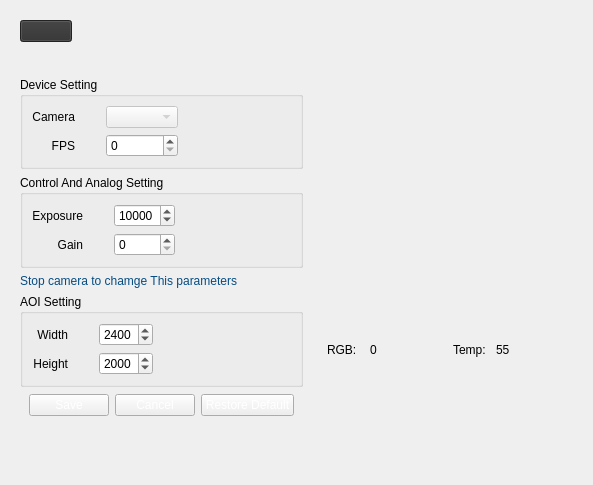
             <widget class="QWidget" name="settingpage_camera_tab">
              <attribute name="title">
               <string>Camera</string>
              </attribute>
              <layout class="QHBoxLayout" name="horizontalLayout_15">
               <item>
                <widget class="QFrame" name="settingpage_camera_left_side">
                 <property name="styleSheet">
                  <string notr="true"/>
                 </property>
                 <layout class="QVBoxLayout" name="camera_setting_lef_side">
                  <item>
                   <widget class="QFrame" name="settingpage_connection_buttons_frame">
                    <property name="styleSheet">
                     <string notr="true">QPushButton{
	width: 50px;
	min-width: 50px;
	max-width: 50px;
	background-color:rgb(48, 48, 48);
}

QPushButton:hover{
	background-color:rgb(70, 70, 70);
}

#settingpage_connection_buttons_frame
{
	margin-bottom: 20px;
}

QPushButton:disabled {
background-color:rgb(175, 175, 175);
}</string>
                    </property>
                    <layout class="QHBoxLayout" name="horizontalLayout_18">
                     <property name="leftMargin">
                      <number>0</number>
                     </property>
                     <property name="topMargin">
                      <number>0</number>
                     </property>
                     <item>
                      <widget class="QPushButton" name="settingpage_camera_start_btn">
                       <property name="styleSheet">
                        <string notr="true"/>
                       </property>
                       <property name="text">
                        <string/>
                       </property>
                       <property name="icon">
                        <iconset resource="Assets.qrc">
                         <normaloff>:/assets/Assets/icons/play-48.png</normaloff>:/assets/Assets/icons/play-48.png</iconset>
                       </property>
                       <property name="iconSize">
                        <size>
                         <width>30</width>
                         <height>30</height>
                        </size>
                       </property>
                      </widget>
                     </item>
                     <item>
                      <spacer name="horizontalSpacer_8">
                       <property name="orientation">
                        <enum>Qt::Horizontal</enum>
                       </property>
                       <property name="sizeHint" stdset="0">
                        <size>
                         <width>40</width>
                         <height>20</height>
                        </size>
                       </property>
                      </spacer>
                     </item>
                    </layout>
                   </widget>
                  </item>
                  <item>
                   <widget class="QGroupBox" name="settingpage_camera_device_group">
                    <property name="layoutDirection">
                     <enum>Qt::LeftToRight</enum>
                    </property>
                    <property name="autoFillBackground">
                     <bool>false</bool>
                    </property>
                    <property name="title">
                     <string>Device Setting</string>
                    </property>
                    <layout class="QGridLayout" name="gridLayout_7">
                     <item row="0" column="3">
                      <spacer name="horizontalSpacer_12">
                       <property name="orientation">
                        <enum>Qt::Horizontal</enum>
                       </property>
                       <property name="sizeHint" stdset="0">
                        <size>
                         <width>40</width>
                         <height>20</height>
                        </size>
                       </property>
                      </spacer>
                     </item>
                     <item row="0" column="0">
                      <widget class="QLabel" name="settingpage_camera_device_lbl">
                       <property name="text">
                        <string>Camera</string>
                       </property>
                       <property name="alignment">
                        <set>Qt::AlignRight|Qt::AlignTrailing|Qt::AlignVCenter</set>
                       </property>
                      </widget>
                     </item>
                     <item row="1" column="0">
                      <widget class="QLabel" name="settingpage_camera_fps_lbl">
                       <property name="text">
                        <string>FPS</string>
                       </property>
                       <property name="alignment">
                        <set>Qt::AlignRight|Qt::AlignTrailing|Qt::AlignVCenter</set>
                       </property>
                      </widget>
                     </item>
                     <item row="0" column="2">
                      <widget class="QComboBox" name="settingpage_camera_device_combobox">
                       <property name="enabled">
                        <bool>false</bool>
                       </property>
                      </widget>
                     </item>
                     <item row="1" column="2">
                      <widget class="QSpinBox" name="settingpage_camera_fps_spinbox">
                       <property name="enabled">
                        <bool>true</bool>
                       </property>
                      </widget>
                     </item>
                     <item row="0" column="1">
                      <spacer name="horizontalSpacer_33">
                       <property name="orientation">
                        <enum>Qt::Horizontal</enum>
                       </property>
                       <property name="sizeType">
                        <enum>QSizePolicy::Maximum</enum>
                       </property>
                       <property name="sizeHint" stdset="0">
                        <size>
                         <width>25</width>
                         <height>20</height>
                        </size>
                       </property>
                      </spacer>
                     </item>
                    </layout>
                   </widget>
                  </item>
                  <item>
                   <widget class="QGroupBox" name="settingpage_camera_control_group">
                    <property name="title">
                     <string>Control And Analog Setting</string>
                    </property>
                    <layout class="QGridLayout" name="gridLayout_8">
                     <item row="0" column="0">
                      <widget class="QLabel" name="settingpage_camera_exposure_lbl">
                       <property name="text">
                        <string>Exposure</string>
                       </property>
                       <property name="alignment">
                        <set>Qt::AlignRight|Qt::AlignTrailing|Qt::AlignVCenter</set>
                       </property>
                      </widget>
                     </item>
                     <item row="0" column="2">
                      <widget class="QSpinBox" name="settingpage_camera_exposure_spinbox">
                       <property name="maximum">
                        <number>20000</number>
                       </property>
                       <property name="value">
                        <number>10000</number>
                       </property>
                      </widget>
                     </item>
                     <item row="0" column="3">
                      <spacer name="horizontalSpacer_13">
                       <property name="orientation">
                        <enum>Qt::Horizontal</enum>
                       </property>
                       <property name="sizeHint" stdset="0">
                        <size>
                         <width>40</width>
                         <height>20</height>
                        </size>
                       </property>
                      </spacer>
                     </item>
                     <item row="1" column="0">
                      <widget class="QLabel" name="settingpage_camera_gain_lbl">
                       <property name="text">
                        <string>Gain</string>
                       </property>
                       <property name="alignment">
                        <set>Qt::AlignRight|Qt::AlignTrailing|Qt::AlignVCenter</set>
                       </property>
                      </widget>
                     </item>
                     <item row="1" column="2">
                      <widget class="QSpinBox" name="settingpage_camera_gain_spinbox"/>
                     </item>
                     <item row="0" column="1">
                      <spacer name="horizontalSpacer_34">
                       <property name="orientation">
                        <enum>Qt::Horizontal</enum>
                       </property>
                       <property name="sizeType">
                        <enum>QSizePolicy::Maximum</enum>
                       </property>
                       <property name="sizeHint" stdset="0">
                        <size>
                         <width>25</width>
                         <height>20</height>
                        </size>
                       </property>
                      </spacer>
                     </item>
                    </layout>
                   </widget>
                  </item>
                  <item>
                   <widget class="QLabel" name="label_69">
                    <property name="styleSheet">
                     <string notr="true">max-width: 16666px;
color: rgb(6, 76, 130);</string>
                    </property>
                    <property name="text">
                     <string>Stop camera to chamge This parameters</string>
                    </property>
                   </widget>
                  </item>
                  <item>
                   <widget class="QGroupBox" name="settingpage_camera_AOI_group">
                    <property name="title">
                     <string>AOI Setting</string>
                    </property>
                    <layout class="QGridLayout" name="gridLayout_6">
                     <item row="1" column="0">
                      <widget class="QLabel" name="settingpage_camera_width_lbl">
                       <property name="text">
                        <string>Width</string>
                       </property>
                       <property name="alignment">
                        <set>Qt::AlignRight|Qt::AlignTrailing|Qt::AlignVCenter</set>
                       </property>
                      </widget>
                     </item>
                     <item row="2" column="2">
                      <widget class="QSpinBox" name="settingpage_camera_height_spinbox">
                       <property name="maximum">
                        <number>5000</number>
                       </property>
                       <property name="value">
                        <number>2000</number>
                       </property>
                      </widget>
                     </item>
                     <item row="1" column="2">
                      <widget class="QSpinBox" name="settingpage_camera_width_spinbox">
                       <property name="maximum">
                        <number>5000</number>
                       </property>
                       <property name="singleStep">
                        <number>10</number>
                       </property>
                       <property name="value">
                        <number>2400</number>
                       </property>
                      </widget>
                     </item>
                     <item row="2" column="0">
                      <widget class="QLabel" name="settingpage_camera_height_lbl">
                       <property name="text">
                        <string>Height</string>
                       </property>
                       <property name="alignment">
                        <set>Qt::AlignRight|Qt::AlignTrailing|Qt::AlignVCenter</set>
                       </property>
                      </widget>
                     </item>
                     <item row="1" column="3">
                      <spacer name="horizontalSpacer_14">
                       <property name="orientation">
                        <enum>Qt::Horizontal</enum>
                       </property>
                       <property name="sizeHint" stdset="0">
                        <size>
                         <width>40</width>
                         <height>20</height>
                        </size>
                       </property>
                      </spacer>
                     </item>
                     <item row="1" column="1">
                      <spacer name="horizontalSpacer_35">
                       <property name="orientation">
                        <enum>Qt::Horizontal</enum>
                       </property>
                       <property name="sizeType">
                        <enum>QSizePolicy::Maximum</enum>
                       </property>
                       <property name="sizeHint" stdset="0">
                        <size>
                         <width>25</width>
                         <height>20</height>
                        </size>
                       </property>
                      </spacer>
                     </item>
                    </layout>
                   </widget>
                  </item>
                  <item>
                   <widget class="QFrame" name="horizontalFrame_2">
                    <property name="styleSheet">
                     <string notr="true">QPushButton{

	color: #ffffff;

}</string>
                    </property>
                    <layout class="QHBoxLayout" name="settingpage_camera_connect_groupe">
                     <property name="topMargin">
                      <number>1</number>
                     </property>
                     <item>
                      <widget class="QPushButton" name="settingpage_camera_save_btn">
                       <property name="text">
                        <string>Save</string>
                       </property>
                      </widget>
                     </item>
                     <item>
                      <widget class="QPushButton" name="settingpage_camera_cancel_btn">
                       <property name="text">
                        <string>Cancel</string>
                       </property>
                      </widget>
                     </item>
                     <item>
                      <widget class="QPushButton" name="settingpage_camera_restore_btn">
                       <property name="text">
                        <string>Restore Default</string>
                       </property>
                      </widget>
                     </item>
                    </layout>
                   </widget>
                  </item>
                  <item>
                   <spacer name="verticalSpacer_5">
                    <property name="orientation">
                     <enum>Qt::Vertical</enum>
                    </property>
                    <property name="sizeHint" stdset="0">
                     <size>
                      <width>20</width>
                      <height>40</height>
                     </size>
                    </property>
                   </spacer>
                  </item>
                 </layout>
                </widget>
               </item>
               <item>
                <layout class="QVBoxLayout" name="settingpage_camera_right_side">
                 <item>
                  <widget class="QLabel" name="settingpage_camera_live_lbl">
                   <property name="minimumSize">
                    <size>
                     <width>10</width>
                     <height>0</height>
                    </size>
                   </property>
                   <property name="maximumSize">
                    <size>
                     <width>810</width>
                     <height>800</height>
                    </size>
                   </property>
                   <property name="toolTipDuration">
                    <number>-2</number>
                   </property>
                   <property name="styleSheet">
                    <string notr="true">min-width : 0;
max-width : 800px;
max-height : 800px;
</string>
                   </property>
                   <property name="text">
                    <string/>
                   </property>
                   <property name="pixmap">
                    <pixmap resource="Assets.qrc">:/assets/Assets/images/camera-error-500.png</pixmap>
                   </property>
                   <property name="scaledContents">
                    <bool>false</bool>
                   </property>
                   <property name="alignment">
                    <set>Qt::AlignCenter</set>
                   </property>
                  </widget>
                 </item>
                 <item>
                  <widget class="QFrame" name="horizontalFrame_4">
                   <property name="styleSheet">
                    <string notr="true">QLabel
{
	width:auto;
	max-width: auto;
	min-width: 0px;

}</string>
                   </property>
                   <layout class="QHBoxLayout" name="horizontalLayout_16">
                    <property name="topMargin">
                     <number>19</number>
                    </property>
                    <item>
                     <widget class="QLabel" name="label_13">
                      <property name="minimumSize">
                       <size>
                        <width>46</width>
                        <height>0</height>
                       </size>
                      </property>
                      <property name="maximumSize">
                       <size>
                        <width>46</width>
                        <height>16777215</height>
                       </size>
                      </property>
                      <property name="text">
                       <string>RGB:</string>
                      </property>
                     </widget>
                    </item>
                    <item>
                     <widget class="QLabel" name="label_15">
                      <property name="minimumSize">
                       <size>
                        <width>46</width>
                        <height>0</height>
                       </size>
                      </property>
                      <property name="maximumSize">
                       <size>
                        <width>46</width>
                        <height>16777215</height>
                       </size>
                      </property>
                      <property name="text">
                       <string>0</string>
                      </property>
                     </widget>
                    </item>
                    <item>
                     <spacer name="horizontalSpacer_10">
                      <property name="orientation">
                       <enum>Qt::Horizontal</enum>
                      </property>
                      <property name="sizeHint" stdset="0">
                       <size>
                        <width>40</width>
                        <height>20</height>
                       </size>
                      </property>
                     </spacer>
                    </item>
                    <item>
                     <widget class="QLabel" name="label_20">
                      <property name="text">
                       <string>Temp: </string>
                      </property>
                     </widget>
                    </item>
                    <item>
                     <widget class="QLabel" name="label_21">
                      <property name="text">
                       <string>55</string>
                      </property>
                     </widget>
                    </item>
                    <item>
                     <spacer name="horizontalSpacer_11">
                      <property name="orientation">
                       <enum>Qt::Horizontal</enum>
                      </property>
                      <property name="sizeHint" stdset="0">
                       <size>
                        <width>40</width>
                        <height>20</height>
                       </size>
                      </property>
                     </spacer>
                    </item>
                   </layout>
                  </widget>
                 </item>
                 <item>
                  <spacer name="horizontalSpacer_9">
                   <property name="orientation">
                    <enum>Qt::Horizontal</enum>
                   </property>
                   <property name="sizeHint" stdset="0">
                    <size>
                     <width>40</width>
                     <height>20</height>
                    </size>
                   </property>
                  </spacer>
                 </item>
                </layout>
               </item>
              </layout>
             </widget>
